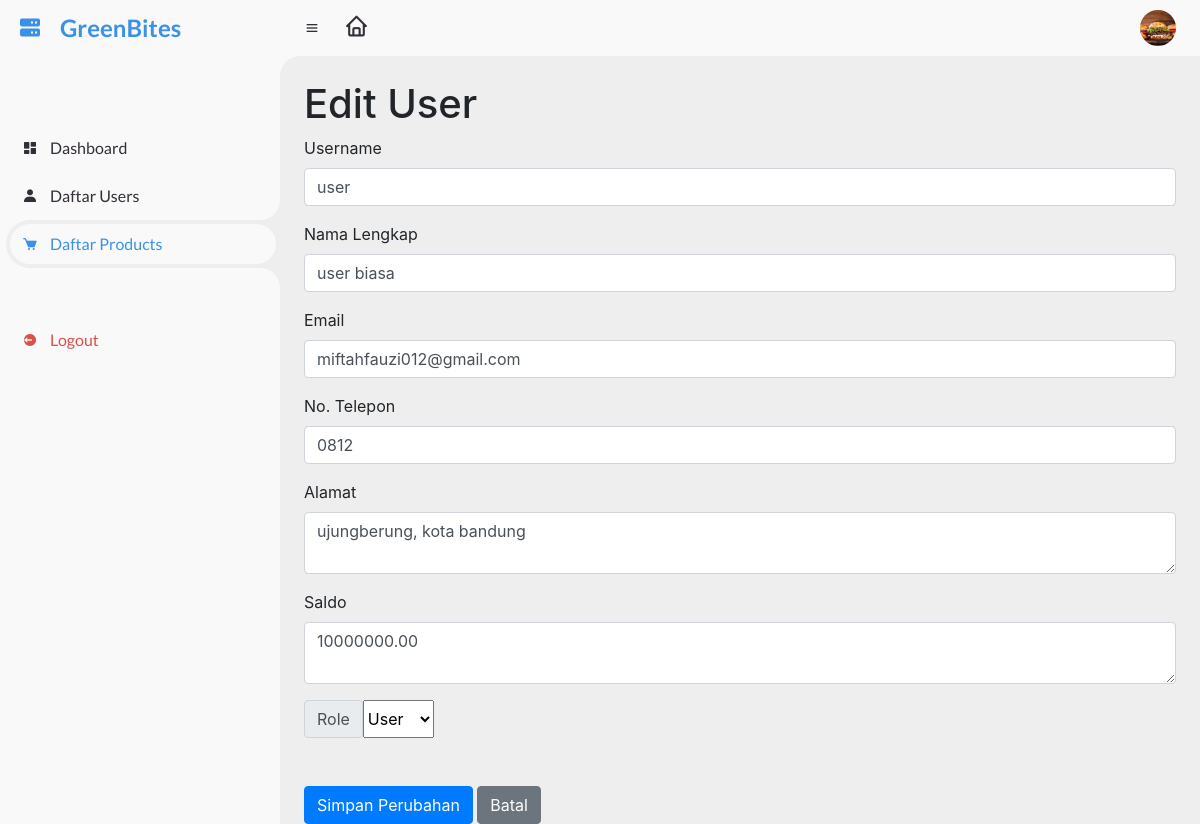
Page /ubah.php?user_id=1 (signed in) on the committed database.
### tables this page shows
CREATE TABLE `users` (
  `user_id` int NOT NULL,
  `username` varchar(50) NOT NULL,
  `password` varchar(255) NOT NULL,
  `full_name` varchar(100) NOT NULL,
  `email` varchar(100) NOT NULL,
  `phone_number` varchar(20) NOT NULL,
  `address` varchar(255) NOT NULL,
  `balance` decimal(10,2) NOT NULL DEFAULT '0.00',
  `created_at` timestamp NOT NULL DEFAULT CURRENT_TIMESTAMP,
  `updated_at` timestamp NOT NULL DEFAULT CURRENT_TIMESTAMP ON UPDATE CURRENT_TIMESTAMP,
  `tgl_lahir` date DEFAULT NULL,
  `jenis_kelamin` varchar(10) DEFAULT NULL,
  `img_profile` varchar(255) DEFAULT NULL,
  `role` varchar(50) DEFAULT NULL
);

### ubah.php (the view, shortened to what this page needs)
<?php
include 'config.php';
if (isset($_GET['user_id'])) {
    $user_id = $_GET['user_id'];
    function getUserById($user_id)
    {
        global $conn;
        $query = "SELECT * FROM users WHERE user_id = '$user_id'";
        $result = mysqli_query($conn, $query);
        $user = mysqli_fetch_assoc($result);
        return $user;
    }
    $user = getUserById($user_id);
} else {
    header("Location: halaman_admin.php");
    exit();
}
?>
<!DOCTYPE html>
<html lang="en">
<head>
    <link rel="stylesheet" href="https://maxcdn.bootstrapcdn.com/bootstrap/4.0.0/css/bootstrap.min.css">
    <link href="https://unpkg.com/sweetalert2@11.0.18/dist/sweetalert2.min.css" rel="stylesheet">
    <?php require 'views/utils/header.php' ?>
</head>
<body style="background-color: #eee">
    <section id="sidebar">
        <a href="#" class="brand">
            <i class='bx bxs-server'></i>
            <span class="text">GreenBites</span>
        </a>
        <ul class="side-menu top">
            <li>
                <a href="dashboards.php">
                    <i class='bx bxs-dashboard'></i>
                    <span class="text">Dashboard</span>
                </a>
            </li>
            <li>
                <a href="halaman_admin.php">
                    <i class='bx bxs-user'></i>
                    <span class="text">Daftar Users</span>
                </a>
            </li>
            <li class="active">
                <a href="list_produk.php">
                    <i class='bx bxs-cart'></i>
                    <span class="text">Daftar Products</span>
                </a>
            </li>
        </ul>
        <ul class="side-menu">
            <li>
                <a href="logout.php" class="logout">
                    <i class='bx bxs-log-out-circle'></i>
                    <span class="text">Logout</span>
                </a>
            </li>
        </ul>
    </section>
    <section id="content">
        <nav>
            <i class='bx bx-menu'></i>
            <a href="index.php" class="home-link">
                <i class='bx bx-home'></i>
            </a>
            <form action="#">
                <div class="form-input">
                </div>
            </form>
            <a href="#" class="profile">
                <img src="img/users/<?php echo $_SESSION['img_profile']; ?>">
            </a>
        </nav>
        <div class="ml-4 mr-4">
            <h1 class="mt-4">Edit User</h1>
            <form method="POST">
                <div class="form-group">
                    <label for="username">Username</label>
                    <input type="text" class="form-control" id="username" name="username" value="<?php echo $user['username']; ?>">
                </div>
                <div class="form-group">
                    <label for="full_name">Nama Lengkap</label>
                    <input type="text" class="form-control" id="full_name" name="full_name" value="<?php echo $user['full_name']; ?>">
                </div>
                <div class="form-group">
                    <label for="email">Email</label>
                    <input type="email" class="form-control" id="email" name="email" value="<?php echo $user['email']; ?>">
                </div>
                <div class="form-group">
                    <label for="phone_number">No. Telepon</label>
                    <input type="text" class="form-control" id="phone_number" name="phone_number" value="<?php echo $user['phone_number']; ?>">
                </div>
                <div class="form-group">
                    <label for="address">Alamat</label>
                    <textarea class="form-control" id="address" name="address"><?php echo $user['address']; ?></textarea>
                </div>
                <div class="form-group mb-3">
                    <label for="saldo">Saldo</label>
                    <textarea class="form-control" id="saldo" name="saldo"><?php echo $user['balance']; ?></textarea>
                </div>
                <div class="input-group mb-5">
                    <label class=" input-group-text" for="role">Role</label>
                    <select class="form-select" id="role" name="role" required>
                        <option value="user" <?php if ($user['role'] === 'user') echo 'selected'; ?>>User</option>
                    </select>
                </div>
                <button type="submit" name="submit" class="btn btn-primary">Simpan Perubahan</button>
                <a href="halaman_admin.php" class="btn btn-secondary">Batal</a>
            </form>
        </div>
</body>
</html>

### css/dashboard.css (style rules this page uses)
* { margin: 0; padding: 0; box-sizing: border-box; }
a { text-decoration: none !important; }
li { list-style: none; }
:root { --poppins: "Poppins", sans-serif; --lato: "Lato", sans-serif; --light: #f9f9f9; --blue: #3c91e6; --light-blue: #cfe8ff; --grey: #eee; --dark-grey: #aaaaaa; --dark: #342e37; --red: #db504a; --yellow: #ffce26; --light-yellow: #fff2c6; --orange: #fd7238; --light-orange: #ffe0d3; }
html { overflow-x: hidden; }
body { background: var(--grey); overflow-x: hidden; }
#sidebar { position: fixed; top: 0; left: 0; width: 280px; height: 100%; background: var(--light); z-index: 2000; font-family: var(--lato); transition: 0.3s ease; overflow-x: hidden; scrollbar-width: none; }
#sidebar .brand { font-size: 24px; font-weight: 700; height: 56px; display: flex; align-items: center; color: var(--blue); position: sticky; top: 0; left: 0; background: var(--light); z-index: 500; padding-bottom: 20px; box-sizing: content-box; }
#sidebar .brand .bx { min-width: 60px; display: flex; justify-content: center; }
#sidebar .side-menu { width: 100%; margin-top: 48px; }
#sidebar .side-menu li { height: 48px; background: transparent; margin-left: 6px; border-radius: 48px 0 0 48px; padding: 4px; }
#sidebar .side-menu li.active { background: var(--grey); position: relative; }
#sidebar .side-menu li.active::before { content: ""; position: absolute; width: 40px; height: 40px; border-radius: 50%; top: -40px; right: 0; box-shadow: 20px 20px 0 var(--grey); z-index: -1; }
#sidebar .side-menu li.active::after { content: ""; position: absolute; width: 40px; height: 40px; border-radius: 50%; bottom: -40px; right: 0; box-shadow: 20px -20px 0 var(--grey); z-index: -1; }
#sidebar .side-menu li a { width: 100%; height: 100%; background: var(--light); display: flex; align-items: center; border-radius: 48px; font-size: 16px; color: var(--dark); white-space: nowrap; overflow-x: hidden; }
#sidebar .side-menu.top li.active a { color: var(--blue); }
#sidebar .side-menu li a.logout { color: var(--red); }
#sidebar .side-menu li a .bx { min-width: calc(60px - ((4px + 6px) * 2)); display: flex; justify-content: center; }
#content { position: relative; width: calc(100% - 280px); left: 280px; transition: 0.3s ease; }
#content nav { height: 56px; background: var(--light); padding: 0 24px; display: flex; align-items: center; grid-gap: 24px; font-family: var(--lato); position: sticky; top: 0; left: 0; z-index: 1000; }
#content nav::before { content: ""; position: absolute; width: 40px; height: 40px; bottom: -40px; left: 0; border-radius: 50%; box-shadow: -20px -20px 0 var(--light); }
#content nav a { color: var(--dark); }
#content nav .bx.bx-menu { cursor: pointer; color: var(--dark); }
#content nav form { max-width: 400px; width: 100%; margin-right: auto; }
#content nav form .form-input { display: flex; align-items: center; height: 36px; }
#content nav .profile img { width: 36px; height: 36px; object-fit: cover; border-radius: 50%; }
#content nav .home-link { font-size: 25px; color: var(--dark); text-decoration: none; }

### rows in the picture
users: username "user", full_name "user biasa", email "miftahfauzi012@gmail.com", phone_number "0812", address "ujungberung, kota bandung", saldo "10000000.00", role "User"
